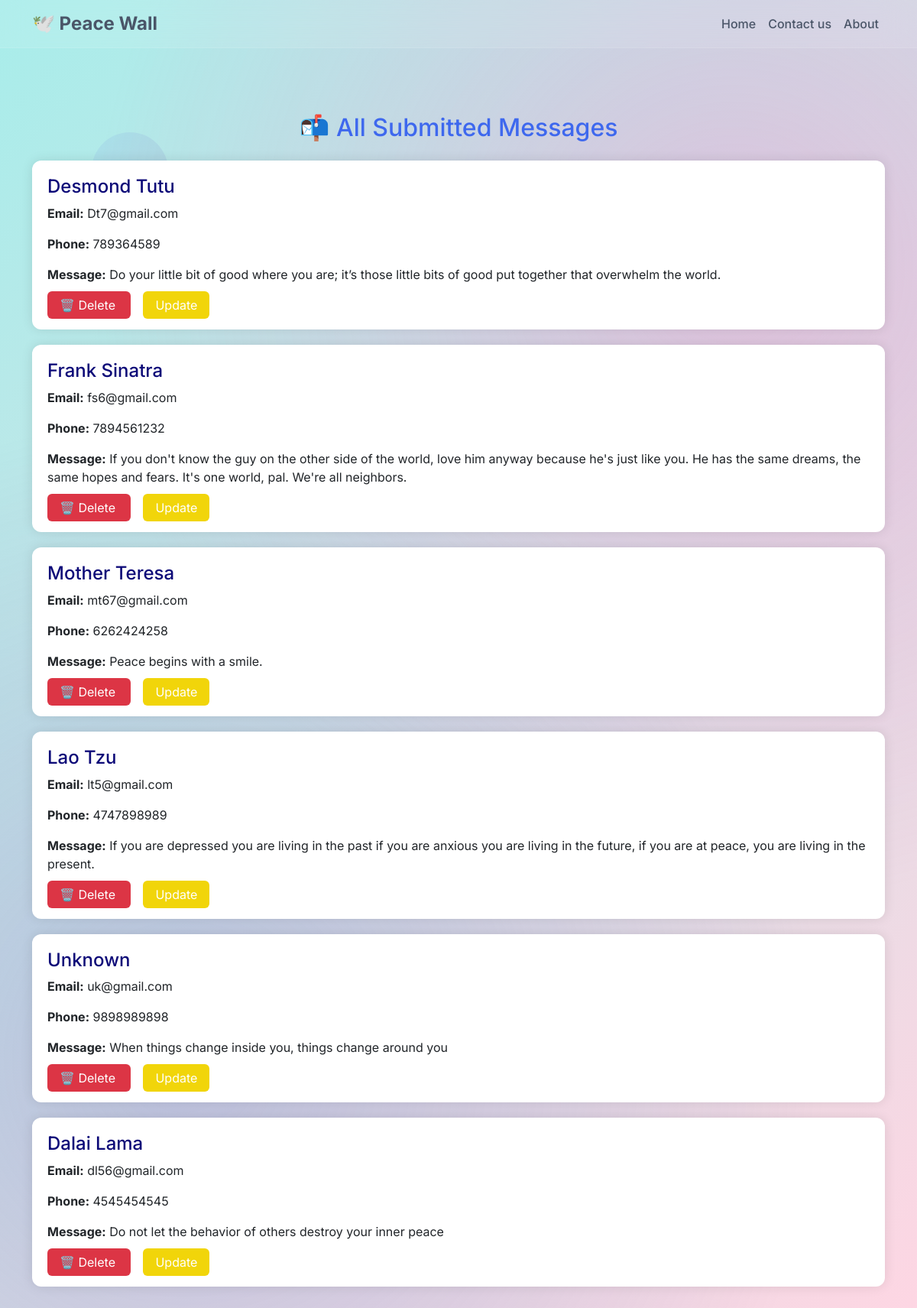
The page /show_message/ on the database its author committed.
### home/models.py (models this page shows, shortened)
class PeaceWorld(models.Model):
    name = models.CharField(max_length=100)
    email = models.CharField(max_length=50)
    phone_num = models.CharField(max_length=15)
    message = models.TextField()
    is_updated = models.BooleanField(default=False)
    secret_token = models.UUIDField(default=uuid.uuid4, editable=False, unique=True)  # 👈 Anonymous ownership

### home/views.py (the view)
# urls.py: path("show_message/", views.show_message, name="show_message"),
def show_message(request):
    show_message = PeaceWorld.objects.all().order_by("-id")
    parameters = {
        "show_message":show_message
    }
    return render(request,"home/show_message.html",parameters)

### home/templates/home/show_message.html (shortened to what this page needs)
{% extends 'home/base.html' %}
{% block body %}
<div class="container my-5" style="padding-top:100px;">
  <h2 class="text-center mb-4" style="color:#3E68EE"> 📬 All Submitted Messages</h2>
  {% for msg in show_message %}
  <div style="background: #ffffff; border-radius: 12px; padding: 20px; box-shadow: 0 0 15px rgba(0,0,0,0.1); margin-bottom: 20px;">
    <h4 style="color: #0D0A78;">{{ msg.name }}
    </h4>
    <p><strong>Email:</strong> {{ msg.email }}</p>
    <p><strong>Phone:</strong> {{ msg.phone_num }}</p>
    <p><strong>Message:</strong> {{ msg.message }}</p>
    <a href="{% url 'delete_message' msg.id %}?token={{ msg.secret_token }}" class="me-3"
       style="background-color: #dc3545; text-decoration: none; color: white; border: none; padding: 8px 16px; border-radius: 6px; cursor: pointer;">
      🗑️ Delete
    </a>
    <a href="{% url 'update_message' msg.id %}?token={{ msg.secret_token }}"
       style="background-color: #f1d50a; text-decoration: none; color: white; border: none; padding: 8px 16px; border-radius: 6px; cursor: pointer;">
      Update
    </a>
  </div>
  {% endfor %}
</div>
{% endblock %}

### home/templates/home/base.html (shortened to what this page needs)
<!DOCTYPE html>
<html lang="en">
<head>
    <link href="https://cdn.jsdelivr.net/npm/bootstrap@5.3.0/dist/css/bootstrap.min.css" rel="stylesheet">
</head>
<body>
    <div class="floating-shapes">
        <div class="floating-shape">
        </div>
        <div class="floating-shape">
        </div>
        <div class="floating-shape">
        </div>
        <div class="floating-shape">
        </div>
    </div>
    <nav class="navbar navbar-expand-lg">
        <div class="container">
            <a class="navbar-brand" href="#">🕊️ Peace Wall</a>
            <div class="collapse navbar-collapse" id="navbarNav">
                <ul class="navbar-nav ms-auto">
                    <li class="nav-item">
                        <a class="nav-link" href="/">Home</a>
                    </li>
                    <li class="nav-item">
                        <a class="nav-link" href="{% url 'contact' %}">Contact us</a>
                    </li>
                    <li class="nav-item">
                        <a class="nav-link" href="{% url 'about' %}">About</a>
                    </li>
                </ul>
            </div>
        </div>
    </nav>
    <main>
        {% block body %}
        {% endblock %}
    </main>
</body>
</html>

### home/templates/home/base.html (style rules this page uses)
:root { --primary-gradient: linear-gradient(135deg, #667eea 0%, #764ba2 100%); --secondary-gradient: linear-gradient(135deg, #f093fb 0%, #f5576c 100%); --healing-gradient: linear-gradient(135deg, #a8edea 0%, #fed6e3 100%); --soft-gradient: linear-gradient(135deg, #ffecd2 0%, #fcb69f 100%); --calm-gradient: linear-gradient(135deg, #e3f2fd 0%, #f3e5f5 100%); --glass-bg: rgba(255, 255, 255, 0.15); --glass-border: rgba(255, 255, 255, 0.2); --shadow-soft: 0 20px 40px rgba(0, 0, 0, 0.1); --shadow-hover: 0 30px 60px rgba(0, 0, 0, 0.15); }
* { margin: 0; padding: 0; box-sizing: border-box; }
body { font-family: 'Inter', -apple-system, BlinkMacSystemFont, sans-serif; background: var(--healing-gradient); min-height: 100vh; overflow-x: hidden; position: relative; }
body::before { content: ''; position: fixed; top: 0; left: 0; width: 100%; height: 100%; background: radial-gradient(circle at 20% 80%, rgba(120, 119, 198, 0.3) 0%, transparent 50%), radial-gradient(circle at 80% 20%, rgba(255, 119, 198, 0.3) 0%, transparent 50%); pointer-events: none; z-index: -1; }
.floating-shapes { position: fixed; top: 0; left: 0; width: 100%; height: 100%; pointer-events: none; z-index: -1; overflow: hidden; }
.floating-shape { position: absolute; opacity: 0.1; animation: float 8s ease-in-out infinite; }
.floating-shape:nth-child(1) { top: 10%; left: 10%; animation-delay: 0s; }
.floating-shape:nth-child(2) { top: 20%; right: 10%; animation-delay: 2s; }
.floating-shape:nth-child(3) { bottom: 20%; left: 20%; animation-delay: 4s; }
.floating-shape:nth-child(4) { bottom: 10%; right: 30%; animation-delay: 6s; }
.navbar { background: rgba(255, 255, 255, 0.1); backdrop-filter: blur(20px); border-bottom: 1px solid rgba(255, 255, 255, 0.1); position: fixed; top: 0; left: 0; right: 0; z-index: 1000; transition: all 0.3s ease; }
.navbar-brand { color: #4a5568 !important; font-weight: 700; font-size: 1.5rem; }
.nav-link { color: #4a5568 !important; font-weight: 500; transition: all 0.3s ease; position: relative; }
.nav-link::after { content: ''; position: absolute; bottom: -5px; left: 50%; width: 0; height: 2px; background: var(--secondary-gradient); transition: all 0.3s ease; transform: translateX(-50%); }

### rows shown on the page
PeaceWorld: name "Desmond Tutu", email "Dt7@gmail.com", phone_num "789364589", message "Do your little bit of good where you are; it’s those little bits of good put together that overwhelm the world."
PeaceWorld: name "Frank Sinatra", email "fs6@gmail.com", phone_num "7894561232", message "If you don't know the guy on the other side of the world, love him anyway because he's just like you. He has the same dreams, the same hopes and fears. It's one world, pal. We're all neighbors."
PeaceWorld: name "Mother Teresa", email "mt67@gmail.com", phone_num "6262424258", message "Peace begins with a smile."
PeaceWorld: name "Lao Tzu", email "lt5@gmail.com", phone_num "4747898989", message "If you are depressed you are living in the past if you are anxious you are living in the future, if you are at peace, you are living in the present."
PeaceWorld: name "Unknown", email "uk@gmail.com", phone_num "9898989898", message "When things change inside you, things change around you"
PeaceWorld: name "Dalai Lama", email "dl56@gmail.com", phone_num "4545454545", message "Do not let the behavior of others destroy your inner peace"
